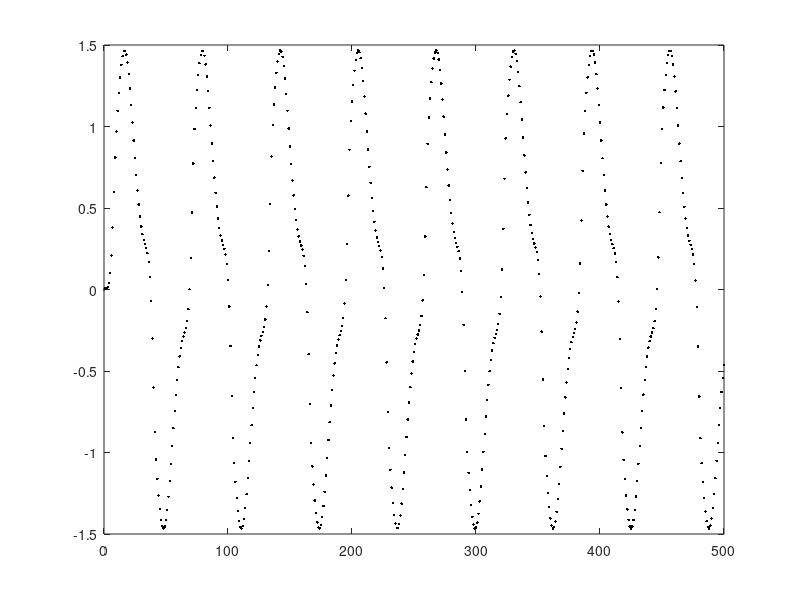

MATLAB code for this plot:
function TS = generateTS()
y=0;

TS = zeros(10000,3);

x=rand;
plot(0,0);
hold;
for i=1:500
    TS(i,2) = y;
    y = y/(1+y*y) + x*x*x;
    TS(i,1) = x;
    TS(i,3) = y;
    plot(i,y, 'k.');
    x =sin(0.1*i);
end

end